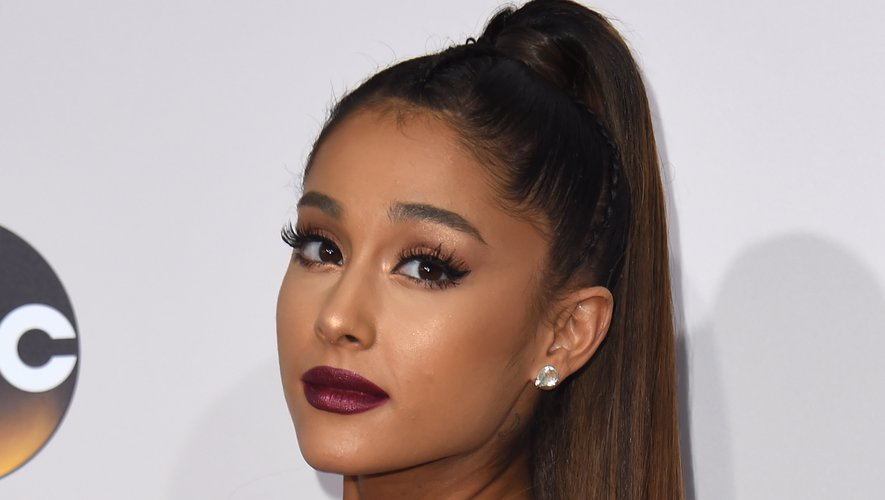
#> input picture img/model/ref_0.jpg, 885 x 500 px
$ python -i image_utils.py   (imports and definitions only)   (older library calls are emulated)
#> lines starting #> are read from the running program, lines starting #| are printed output that depends on the picture
#> further down, picture is the input picture: shape (500, 885, 3); mean B, G, R 153.1, 156, 170.8
"""Small image helpers shared by the model wrappers."""

from __future__ import annotations

from pathlib import Path

import cv2
import numpy as np


def load_bgr(path: str | Path | bytes | np.ndarray) -> np.ndarray:
    """Load an image as BGR uint8 (from a path, raw bytes or an existing array)."""
    if isinstance(path, np.ndarray):
        return path
    if isinstance(path, (bytes, bytearray)):
        arr = np.frombuffer(path, dtype=np.uint8)
        img = cv2.imdecode(arr, cv2.IMREAD_COLOR)
    else:
        img = cv2.imread(str(path), cv2.IMREAD_COLOR)
    if img is None:
        raise ValueError(f"could not decode image {path!r}")
    return img


def blur_score(bgr: np.ndarray) -> float:
    """Variance of the Laplacian; < ~60 usually means a blurry photo. Normalised to 0..1 (log scale)."""
    g = cv2.cvtColor(bgr, cv2.COLOR_BGR2GRAY)
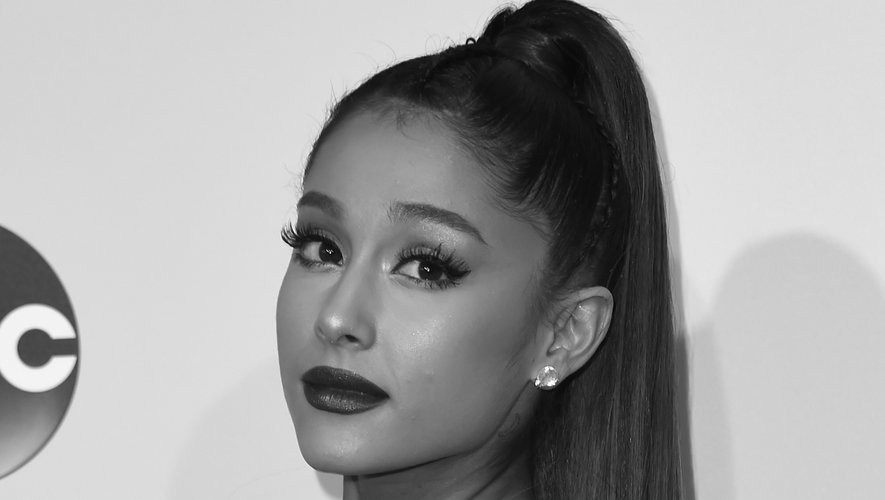
#> g: shape (500, 885); min 1, max 255, mean 160.1
    if max(g.shape) > 640:
        s = 640 / max(g.shape)
#> s = 0.723
        g = cv2.resize(g, None, fx=s, fy=s, interpolation=cv2.INTER_AREA)
#> g: shape (362, 640)
    v = float(cv2.Laplacian(g, cv2.CV_64F).var())
#> v = 102.8
    return float(np.clip(np.log1p(v) / np.log1p(1000.0), 0.0, 1.0))


def l2norm(x: np.ndarray, axis: int = -1, eps: float = 1e-9) -> np.ndarray:
    n = np.linalg.norm(x, axis=axis, keepdims=True)
    return x / np.maximum(n, eps)

>>> import cv2
>>> picture = cv2.imread('../../img/model/ref_0.jpg')
>>> result = blur_score(picture)
#> result = 0.672

$ run again, on img/model/ref_1.jpg
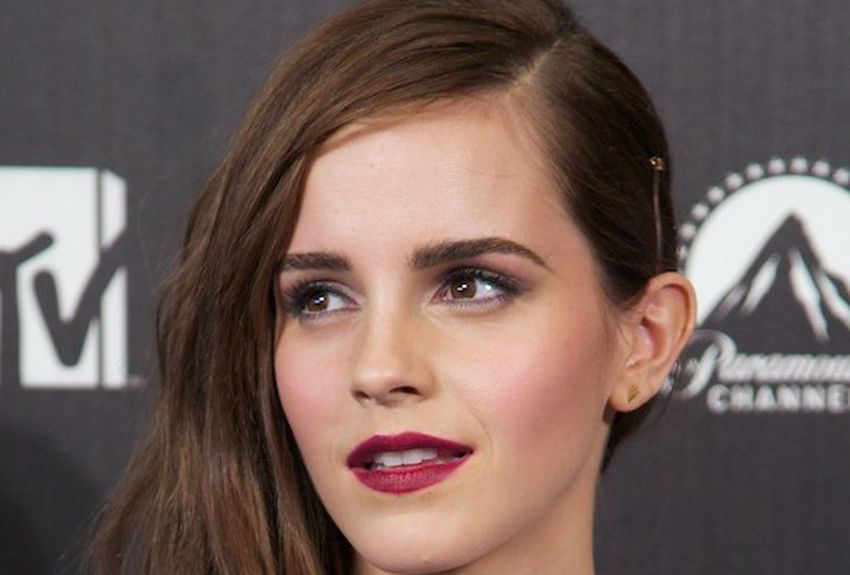
#> input picture img/model/ref_1.jpg, 850 x 575 px
#> picture is the input picture: shape (575, 850, 3); mean B, G, R 90.8, 96.4, 116.5
#> in blur_score, `g = cv2.cvtColor(bgr, cv2.COLOR_BGR2GRAY)`:
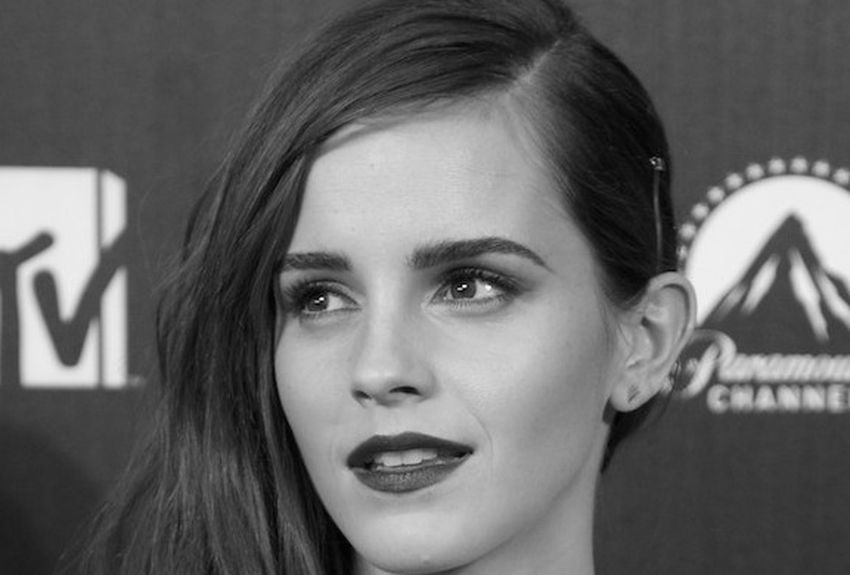
#> g: shape (575, 850); min 1, max 253, mean 101.8
#> v = 54.47
#> result = 0.581

$ run again, on img/model/ref_10.jpg
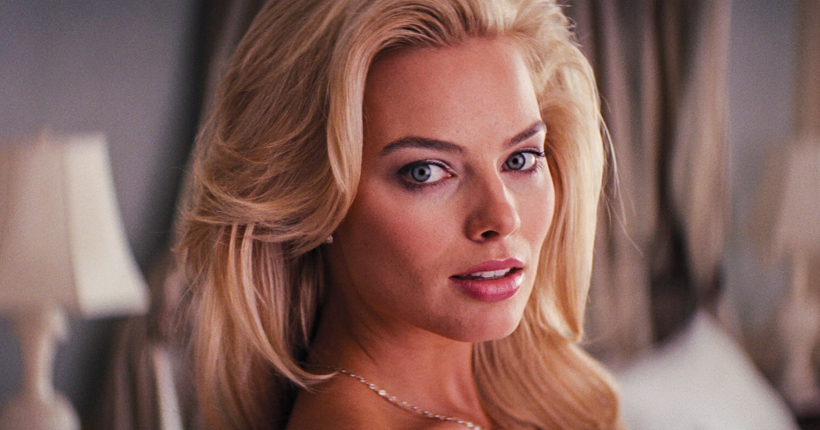
#> input picture img/model/ref_10.jpg, 820 x 430 px
#> picture is the input picture: shape (430, 820, 3); mean B, G, R 91.1, 98.3, 132.6
#> in blur_score, `g = cv2.cvtColor(bgr, cv2.COLOR_BGR2GRAY)`:
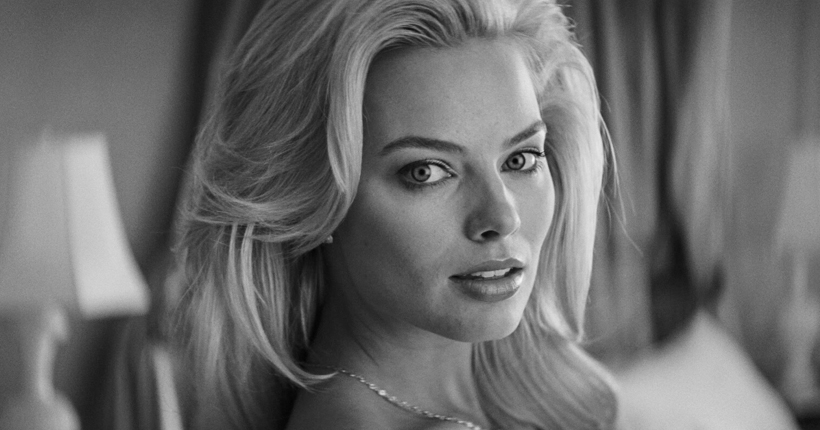
#> g: shape (430, 820); min 2, max 249, mean 107.7
#> v = 107.5
#> result = 0.678

$ run again, on img/model/ref_11.jpg
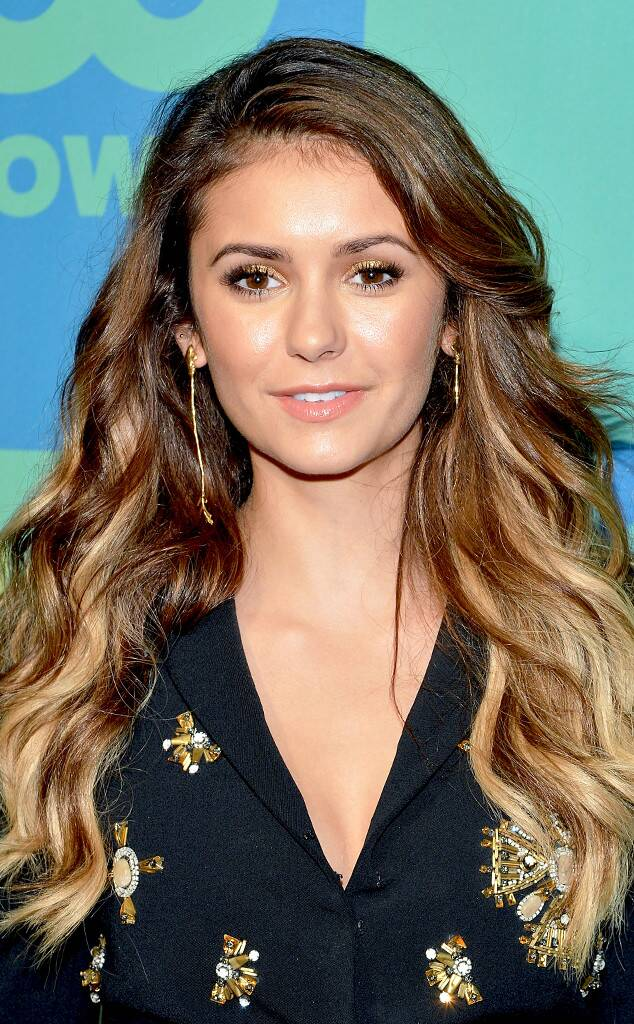
#> input picture img/model/ref_11.jpg, 634 x 1024 px
#> picture is the input picture: shape (1024, 634, 3); mean B, G, R 97.6, 110.4, 114.1
#> in blur_score, `g = cv2.cvtColor(bgr, cv2.COLOR_BGR2GRAY)`:
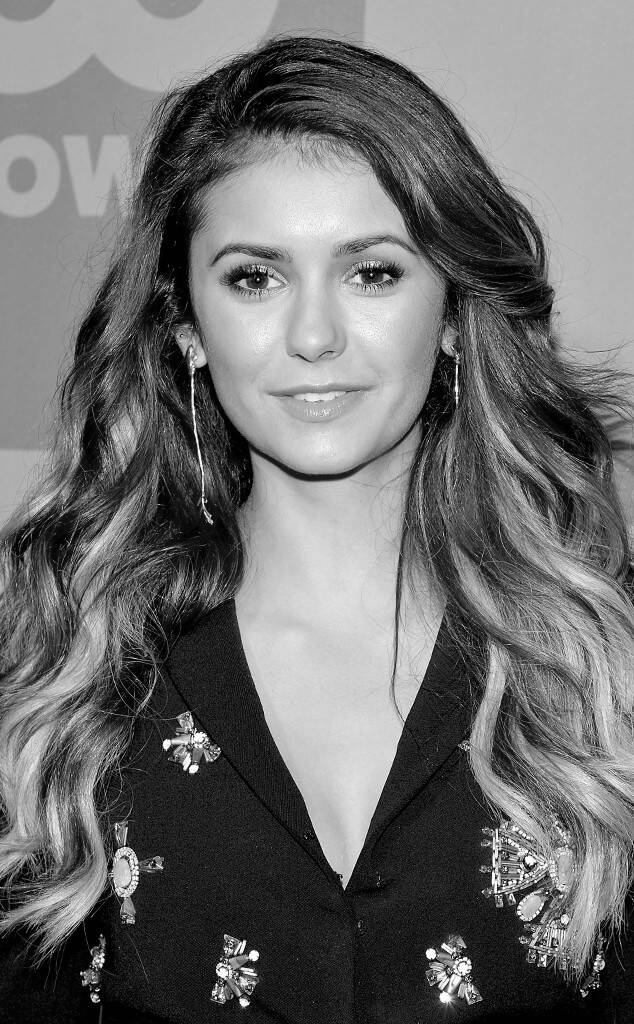
#> g: shape (1024, 634); min 0, max 255, mean 110.1
#> v = 1957.8
#> result = 1
